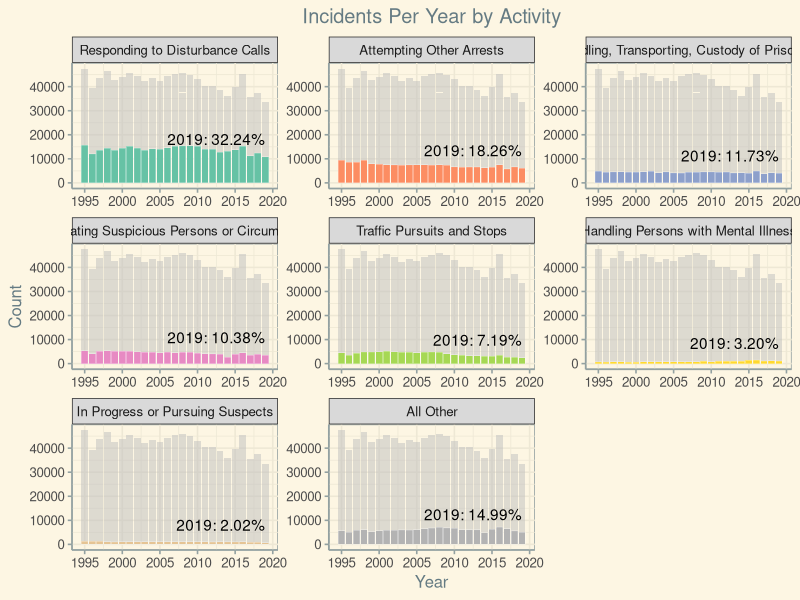
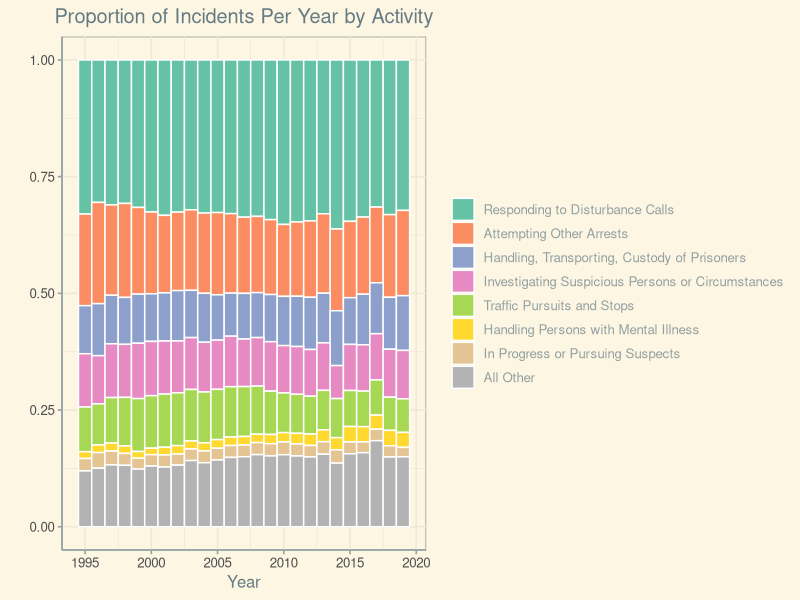
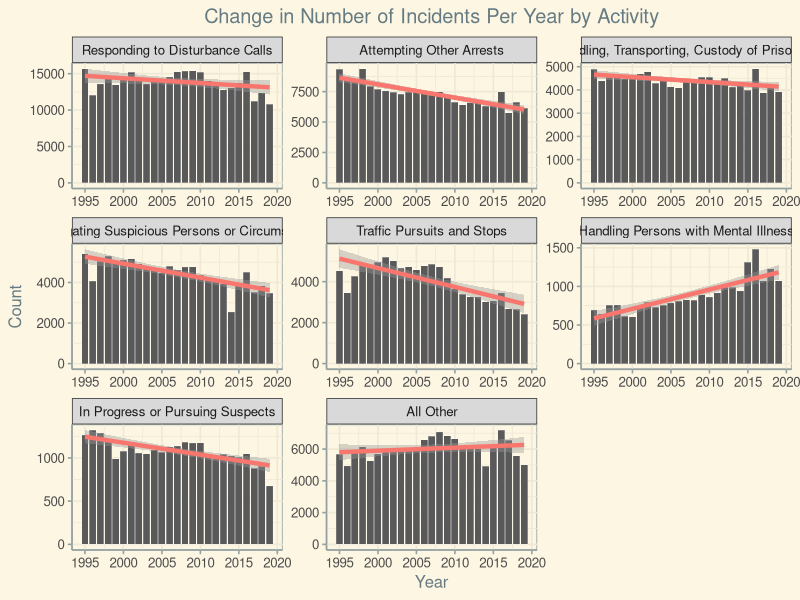
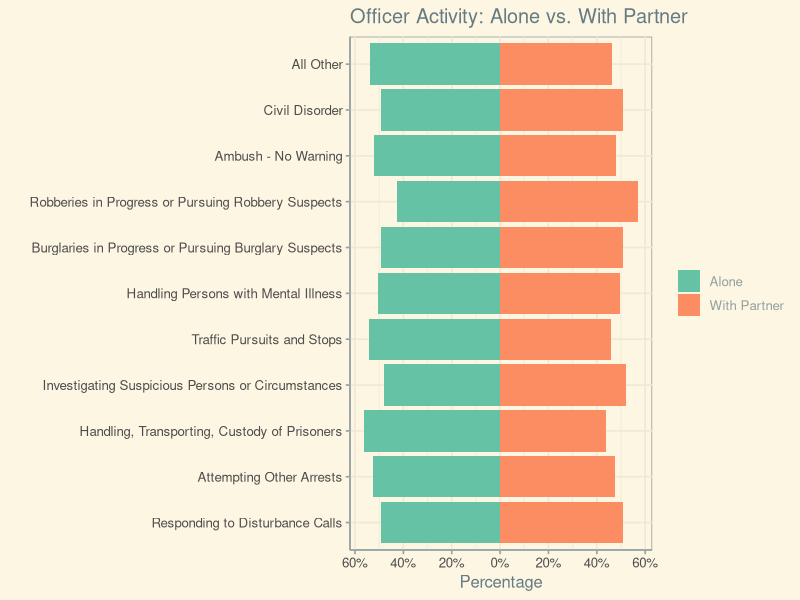
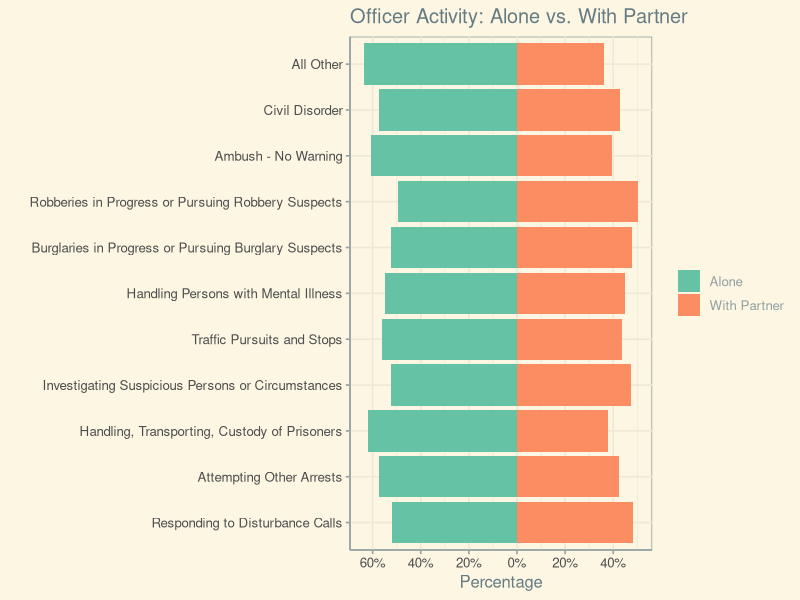
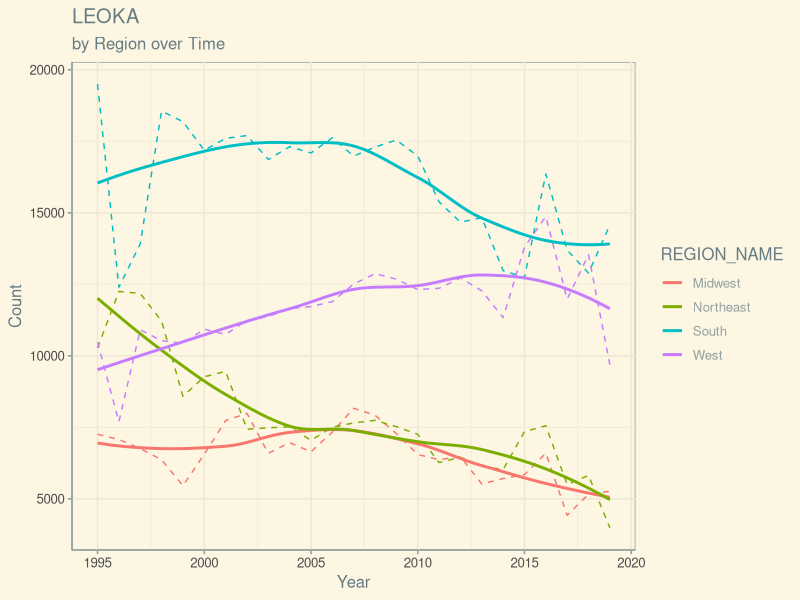
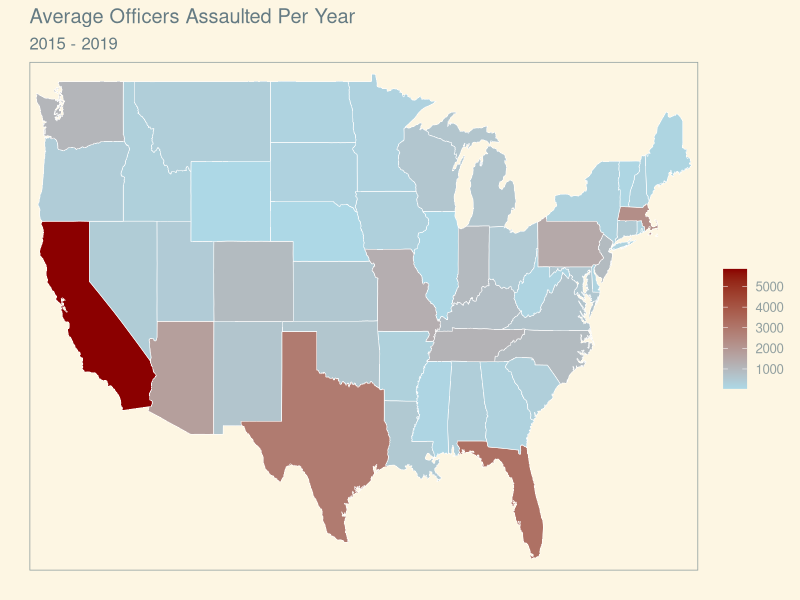

These charts were generated, in order, by the following R code:

# Set Working Directory ---------------------------------------------------
setwd("C:/data/Final_Project")

# Options -----------------------------------------------------------------
options(warn=-1)

# Libraries ---------------------------------------------------------------
library(tidyverse)
library(RColorBrewer)
library(ggthemes)
library(maps)



# Load Data ---------------------------------------------------------------
### Source: https://github.com/mfalling/LEOKA-Final-Project/tree/main/output

df1.Act_Yr <- read.csv("percentageActivitiesByYear.csv", na.strings = "")
df2.Act_Ratio <- read.csv("activitiesWithRatios.csv", na.strings = "")
df3.Aslt_St_Yr <- read.csv("AssaultsByStateAndYear.csv", na.strings = "")
df4.Aslt_Reg <- read.csv("totalAssaultsByRegion.csv", na.strings = "")
df5.Aslt_Reg_Yr <- read.csv("totalAssaultsByRegionAndYear.csv", na.strings = "")
df6.Aslt_Yr <- read.csv("totalAssaultsByYear.csv", na.strings = "")


# Prepare Data --------------------------------------------------------------

### df1.Act_Yr ###
# Combine Burglaries and Robberies into one group
df1.Act_Yr$ACTIVITY_NAME <- gsub("Burglaries i", "I", df1.Act_Yr$ACTIVITY_NAME)
df1.Act_Yr$ACTIVITY_NAME <- gsub("Robberies i", "I", df1.Act_Yr$ACTIVITY_NAME)
df1.Act_Yr$ACTIVITY_NAME <- gsub("Burglary ", "", df1.Act_Yr$ACTIVITY_NAME)
df1.Act_Yr$ACTIVITY_NAME <- gsub("Robbery ", "", df1.Act_Yr$ACTIVITY_NAME)

# Combine Ambush and Civil Disorder into "all other"
df1.Act_Yr$ACTIVITY_NAME <- gsub(
  "Ambush - No Warning", "All Other", df1.Act_Yr$ACTIVITY_NAME)
df1.Act_Yr$ACTIVITY_NAME <- gsub(
  "Civil Disorder", "All Other", df1.Act_Yr$ACTIVITY_NAME)

# Segment for bar graphs
# factor levels
df1.flevels <- c('Responding to Disturbance Calls', 
             'Attempting Other Arrests',
             'Handling, Transporting, Custody of Prisoners', 
             'Investigating Suspicious Persons or Circumstances', 
             'Traffic Pursuits and Stops',
             'Handling Persons with Mental Illness',
             'In Progress or Pursuing Suspects',
             'All Other')

df1.Act_Yr$ACTIVITY_NAME <- as.factor(df1.Act_Yr$ACTIVITY_NAME)
df1.Act_Yr$ACTIVITY_NAME <- ordered(df1.Act_Yr$ACTIVITY_NAME, 
                                    levels = df1.flevels)

df1.Act_Yr <- df1.Act_Yr[,c(-1,-5)] #Remove unused col

df1.Act_Yr <- df1.Act_Yr %>%  #Group and summarize
  group_by(ACTIVITY_NAME, DATA_YEAR) %>%
  summarise_if(is.numeric, sum)



df1.Act_Yr_bg <- df1.Act_Yr[,c(-1)] # Background Data - full
df1.Act_Yr_ss <- subset(df1.Act_Yr, DATA_YEAR == "2019") #subset for value label

### df2.Act_Ratio ###
# factor levels (includes 2 categories lumped into "all other" from df1 and 
#                two combined)
df2.flevels <- c('Responding to Disturbance Calls', 
              'Attempting Other Arrests',
              'Handling, Transporting, Custody of Prisoners', 
              'Investigating Suspicious Persons or Circumstances', 
              'Traffic Pursuits and Stops',
              'Handling Persons with Mental Illness',
              'Burglaries in Progress or Pursuing Burglary Suspects', #added
              'Robberies in Progress or Pursuing Robbery Suspects', #added
              'Ambush - No Warning', #added
              'Civil Disorder', #added
              'All Other')

df2.Act_Ratio$ACTIVITY_NAME <- as.factor(df2.Act_Ratio$ACTIVITY_NAME)
df2.Act_Ratio$ACTIVITY_NAME <- ordered(df2.Act_Ratio$ACTIVITY_NAME, 
                                       levels = df2.flevels)

### df3.Aslt_St_Yr ###

df3.Aslt_St_Yr <- df3.Aslt_St_Yr[,c(-1)]  #Remove unused col
df3.Aslt_St_Yr$STATE_ABBR <- gsub("NB", "NE", df3.Aslt_St_Yr$STATE_ABBR)
  #Nebraska's changed abbreviation from NB to NE in 1969

df3.Aslt_St_Yr$region <-              #Convert abbreviations to names/lower case
  tolower(state.name[match(df3.Aslt_St_Yr$STATE_ABBR,state.abb)])

df3.Aslt_St_2015_to_2019 <- df3.Aslt_St_Yr %>%    #Group, filter, and summarize
  filter(DATA_YEAR == "'15-'19") %>% #Select only 15-19
  group_by(STATE_ABBR, region) %>%
  summarise_if(is.numeric, sum)

df3.Aslt_St_2015_to_2019$officersAssaultedAverage <- #create 5 year average
  df3.Aslt_St_2015_to_2019$officersAssaulted / 5


MainStates <- map_data("state")

MergedStates <- inner_join(df3.Aslt_St_2015_to_2019, MainStates, by = "region")


# Visualizations -----------------------------------------------------------

### Comparison ###

# Total vs Activity Type; Col chart
# df1.Act_Yr (percentageActivitiesByYear.csv)

v1 <-
ggplot(data = df1.Act_Yr, aes(x = DATA_YEAR, y = activityTotals)) +
  geom_bar(data = df1.Act_Yr_bg, stat = "identity", 
           fill = "grey", alpha = .5, aes(y = activityTotals)) +
  geom_bar(stat = "identity", color = "white", size = 0.1,
           aes(y = activityTotals, fill = ACTIVITY_NAME)) +
  facet_wrap(~ factor(ACTIVITY_NAME, levels = df1.flevels),
        ncol = 3, scales = "free") +
  geom_text(data = df1.Act_Yr_ss, vjust=-1, hjust=1,
            aes(label = sprintf("2019: %1.2f%%", 100*ratio))) +
  labs(title = "Incidents Per Year by Activity",
       x = "Year", y = "Count") +
  theme_solarized() +
  theme(legend.position = "none", plot.title = element_text(hjust = 0.5)) +
  scale_fill_brewer(palette = "Set2")

# Proportion stacked

v2 <- 
ggplot(data = df1.Act_Yr, 
       aes(x = DATA_YEAR, y = activityTotals, fill = ACTIVITY_NAME)) +
  geom_bar(position="fill", stat="identity", width=1, color = "white") +
  labs(title = "Proportion of Incidents Per Year by Activity",
       x = "Year", y = "") +
  theme_solarized() +
  scale_fill_brewer(palette = "Set2") +
  theme(plot.title = element_text(hjust = 0.5), legend.title = element_blank())

# Activities Change over time; % change facets
# df1.Act_Yr (percentageActivitiesByYear.csv)

v3 <-
ggplot(data = df1.Act_Yr, aes(x = DATA_YEAR, y = activityTotals, )) +
  geom_bar(stat = "identity", color = "white", size = 0.1, 
           aes(y = activityTotals)) +
  geom_smooth(method = lm, size = 1.5, show.legend = FALSE, 
              aes(color = "orange3")) +
  facet_wrap(~ factor(ACTIVITY_NAME, levels = df1.flevels),
             ncol = 3, scales = "free") +
  labs(title = "Change in Number of Incidents Per Year by Activity",
       x = "Year", y = "Count") +
  theme_solarized() +
  theme(legend.position = "none", plot.title = element_text(hjust = 0.5))

# Number of Officers; 100% stacked chart
# df2.Act_Ratio (activitiesWithRatios.csv)

# Using Ratio1
v4 <-
ggplot(data = df2.Act_Ratio, aes(x = ACTIVITY_NAME)) +
  geom_bar(stat = "identity", aes(y = aloneRatio1*-1, fill = "Alone")) +
  geom_bar(stat = "identity", aes(y = partnerRatio1, fill = "With Partner")) +
  coord_flip() +
  scale_y_continuous(breaks = seq(-0.6, 0.6, 0.2), 
                     labels = paste0(as.character(
                       c("60","40","20","0","20","40","60")), "%")) +
  labs(title = "Officer Activity: Alone vs. With Partner",
       x = "", y = "Percentage") +
  theme_solarized() +
  theme(legend.title = element_blank()) +
  scale_fill_brewer(palette = "Set2")

# Using Ratio2
v5 <-
ggplot(data = df2.Act_Ratio, aes(x = ACTIVITY_NAME)) +
  geom_bar(stat = "identity", aes(y = aloneRatio2*-1, fill = "Alone")) +
  geom_bar(stat = "identity", aes(y = partnerRatio2, fill = "With Partner")) +
  coord_flip() +
  scale_y_continuous(breaks = seq(-0.6, 0.6, 0.2), 
                     labels = paste0(as.character(
                       c("60","40","20","0","20","40","60")), "%")) +
  labs(title = "Officer Activity: Alone vs. With Partner",
       x = "", y = "Percentage") +
  theme_solarized() +
  theme(legend.title = element_blank()) +
  scale_fill_brewer(palette = "Set2")

### Geo-spatial ###

# Regional Comparison; Col chart OR R Maps [TO-DO?]
# df4.Aslt_Reg (totalAssaultsByRegion.csv) 
# df5.Aslt_Reg_Yr (totalAssaultsByRegionAndYear.csv)

# State Comparison; Brewer heat map, R Maps
# df3.Aslt_St_Yr (AssaultsByStateAndYear.csv)
# ?? Should we import state population data and figure out incidents vs. pop ??
v6 <-
ggplot() + 
  geom_polygon(data=MergedStates, aes(x=long, y=lat, group=group,
                    fill = officersAssaulted/5), 
                color="white", size = 0.2)  +
  labs(title = "Average Officers Assaulted Per Year", subtitle = "2015 - 2019")+
  scale_fill_continuous(name="", 
                        low = "lightblue", high = "darkred",
                        na.value = "grey50") +
  scale_x_discrete(labels = NULL, breaks = NULL) + labs(x = "") +
  scale_y_discrete(labels = NULL, breaks = NULL) + labs(y = "") +
  theme_solarized()


# Add top 5 table for map data
head(df3.Aslt_St_2015_to_2019[
  order(-df3.Aslt_St_2015_to_2019$officersAssaultedAverage),],5)

v7 <- 
  ggplot(df5.Aslt_Reg_Yr,
         aes(x = as.numeric(DATA_YEAR), y = officersAssaulted,
             col = REGION_NAME)) +
  geom_line(linetype = "dashed") +
  geom_smooth(formula = "y ~ x", method = "loess",
              se = FALSE, size = 1) +
  labs(title = "LEOKA", subtitle = "by Region over Time",
       x = "Year",
       y = "Count") +
  theme_solarized()

### Editorial ###

# "Out of 100 Officers..."; Personograph, average 10 years [TO-DO?]
# ???

# Save & Compile ----------------------------------------------------------
plots.list = list(v1,v2,v3,v4,v5,v7,v6)
pdf("Visualizations.pdf", paper = "a4r", width = 11.349, height = 8.051)
print(plots.list)
dev.off()
